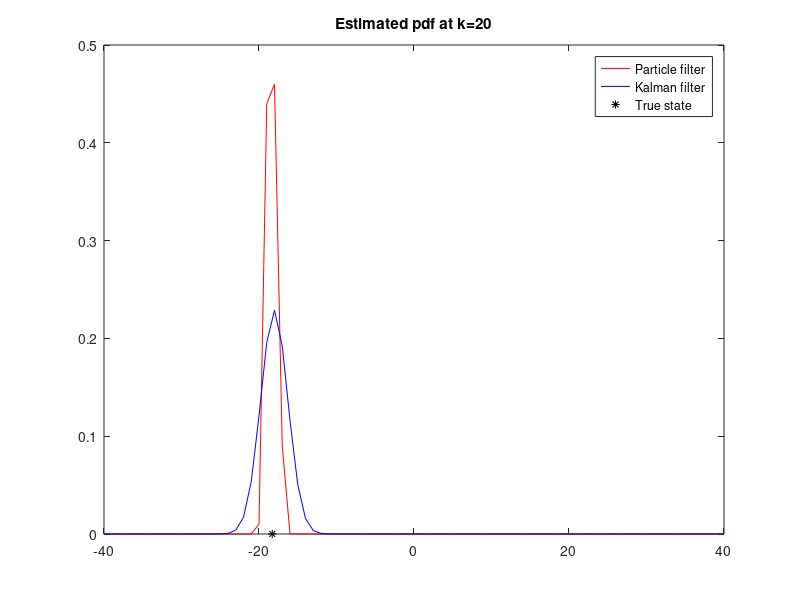
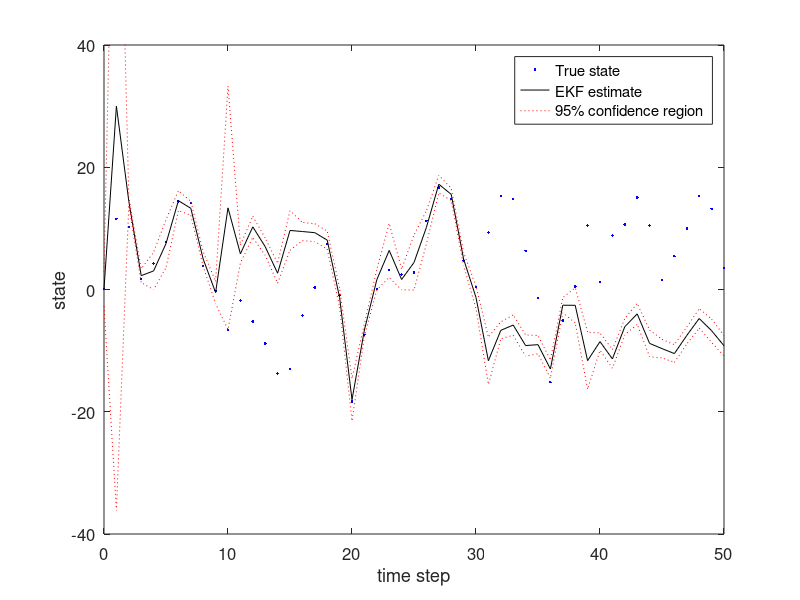
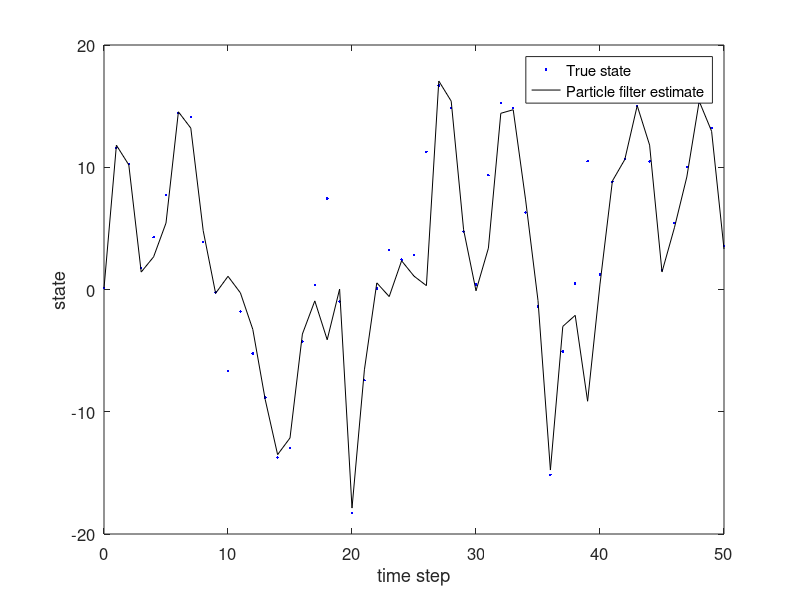

MATLAB code to generate these figures, in order:
function ParticleEx1(N)

% Particle filter example, adapted from Gordon, Salmond, and Smith paper.
% INPUT: N = number of particles

x = 0.1; % initial state
Q = 1; % process noise covariance
R = 1; % measurement noise covariance
tf = 50; % simulation length (time steps)
if ~exist('N', 'var')
    N = 100; % number of particles in the particle filter
end
xhat = x;
P = 2;
xhatPart = x;
% Initialize the particle filter
xpart = x + sqrt(P) * randn(N, 1);
xpartminus = zeros(N, 1);
q = zeros(N, 1);
% Initialize arrays
xArr = zeros(1, tf);
xArr(1) = x;
yArr = zeros(1, tf);
yArr(1) = x^2 / 20 + sqrt(R) * randn;
xhatArr = zeros(1, tf);
xhatArr(1) = x;
PArr = zeros(1, tf);
PArr(1) = P;
xhatPartArr = zeros(1, tf);
xhatPartArr(1) = xhatPart;
close all
for k = 1 : tf
    % System simulation
    x = 0.5 * x + 25 * x / (1 + x^2) + 8 * cos(1.2*(k-1)) + sqrt(Q) * randn;
    y = x^2 / 20 + sqrt(R) * randn;
    % Extended Kalman filter
    F = 0.5 + 25 * (1 - xhat^2) / (1 + xhat^2)^2;
    P = F * P * F' + Q;
    H = xhat / 10;
    K = P * H' * (H * P * H' + R)^(-1);
    xhat = 0.5 * xhat + 25 * xhat / (1 + xhat^2) + 8 * cos(1.2*(k-1));
    xhat = xhat + K * (y - xhat^2 / 20);
    P = (1 - K * H) * P;
    % Particle filter
    for i = 1 : N
        xpartminus(i) = 0.5 * xpart(i) + 25 * xpart(i) / (1 + xpart(i)^2) + 8 * cos(1.2*(k-1)) + sqrt(Q) * randn;
        ypart = xpartminus(i)^2 / 20;
        vhat = y - ypart;
        q(i) = (1 / sqrt(R) / sqrt(2*pi)) * exp(-vhat^2 / 2 / R);
    end
    % Normalize the likelihood of each a priori estimate
    q = q / sum(q);
    % Resample
    for i = 1 : N
        u = rand; % uniform random number between 0 and 1
        qtempsum = 0;
        for j = 1 : N
            qtempsum = qtempsum + q(j);
            if qtempsum >= u
                xpart(i) = xpartminus(j);
                break
            end
        end
    end
    % The particle filter estimate is the mean of the particles
    xhatPart = mean(xpart);
    % Plot the estimated pdf's at a specific time
    if k == 20
        % Particle filter pdf
        pdf = zeros(81, 1);
        for m = -40 : 40
            for i = 1 : N
                if (m <= xpart(i)) && (xpart(i) < m+1)
                    pdf(m+41) = pdf(m+41) + 1;
                end
            end
        end
        figure
        m = -40 : 40;
        plot(m, pdf / N, 'r')
        hold
        title('Estimated pdf at k=20')
        % Kalman filter pdf
        pdf = (1 / sqrt(P) / sqrt(2*pi)) .* exp(-(m - xhat).^2 / 2 / P);
        plot(m, pdf, 'b');
        plot(x, 0, 'k*');
        legend('Particle filter', 'Kalman filter', 'True state');
    end
    % Save data in arrays for later plotting
    xArr(k+1) = x;
    yArr(k+1) = y;
    xhatArr(k+1) = xhat;
    PArr(k+1) = P;
    xhatPartArr(k+1) = xhatPart;
end
t = 0 : tf;

figure
plot(t, xArr, 'b.', t, xhatArr, 'k-', t, xhatArr-2*sqrt(PArr), 'r:', t, xhatArr+2*sqrt(PArr), 'r:');
axis([0 tf -40 40]);
set(gca,'FontSize',12); set(gcf,'Color','White'); 
xlabel('time step'); ylabel('state');
legend('True state', 'EKF estimate', '95% confidence region'); 

figure
plot(t, xArr, 'b.', t, xhatPartArr, 'k-');
set(gca,'FontSize',12); set(gcf,'Color','White'); 
xlabel('time step'); ylabel('state');
legend('True state', 'Particle filter estimate'); 

xhatRMS = sqrt((norm(xArr - xhatArr))^2 / tf);
xhatPartRMS = sqrt((norm(xArr - xhatPartArr))^2 / tf);
disp(['Kalman filter RMS error = ', num2str(xhatRMS)]);
disp(['Particle filter RMS error = ', num2str(xhatPartRMS)]);
